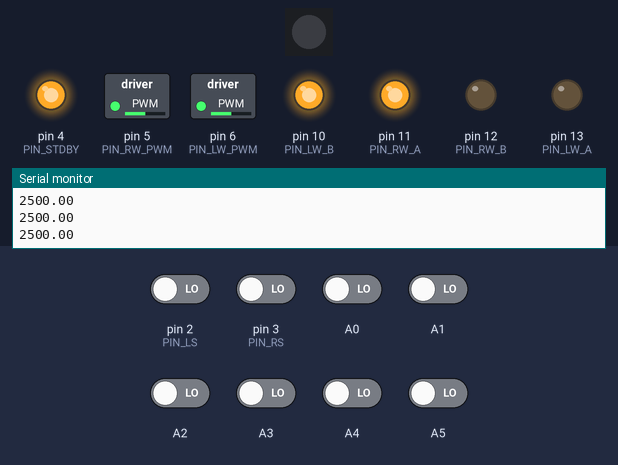
The sketch below on a simulated Arduino Uno, built with avr-gcc and run on an emulated ATmega328P. On the bench: 1 RGB LEDs in strip order, left to right, switched loads named in the sketch (green lamp = pin HIGH), output pins drawn as LEDs (lit = HIGH), the last lines printed to the serial monitor. The test bench sets the inputs (shaded band); at power-on: A0–5, pin 2 (PIN_LS), pin 3 (PIN_RS) LOW.

Above: at 11.2 s.
11.3 s: A0 driven HIGH
At 11.6 s:
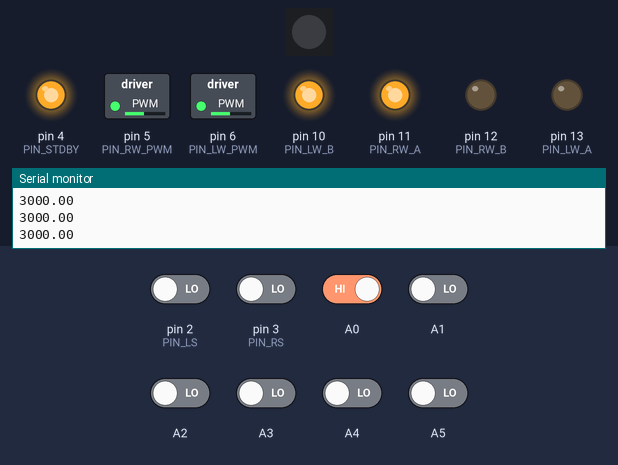
12.8 s: A2 driven HIGH
At 14.0 s:
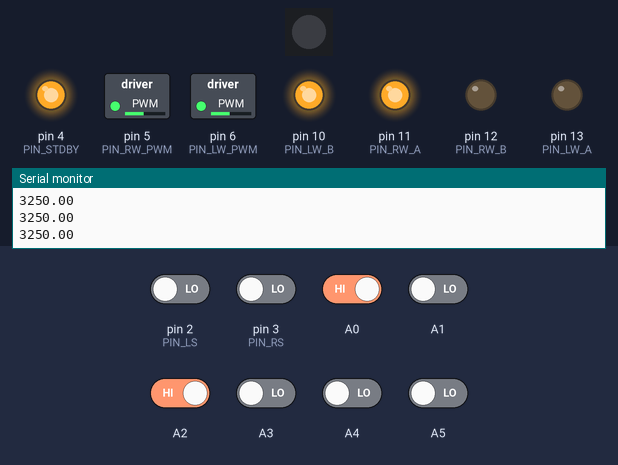
14.3 s: A1 driven HIGH
At 15.2 s:
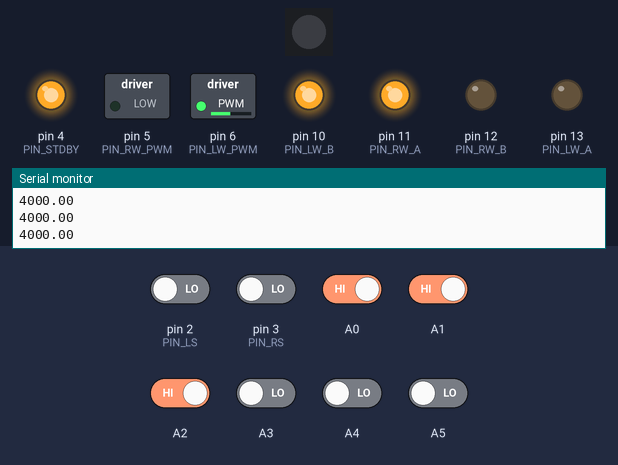
15.8 s: A5 driven HIGH
At 16.3 s:
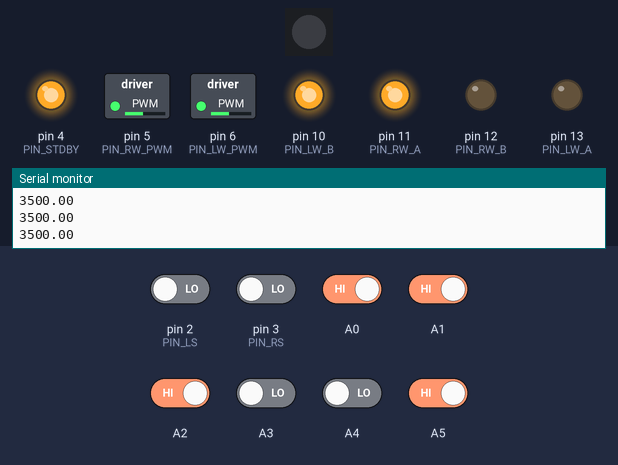
17.3 s: A0 driven LOW
At 18.5 s:
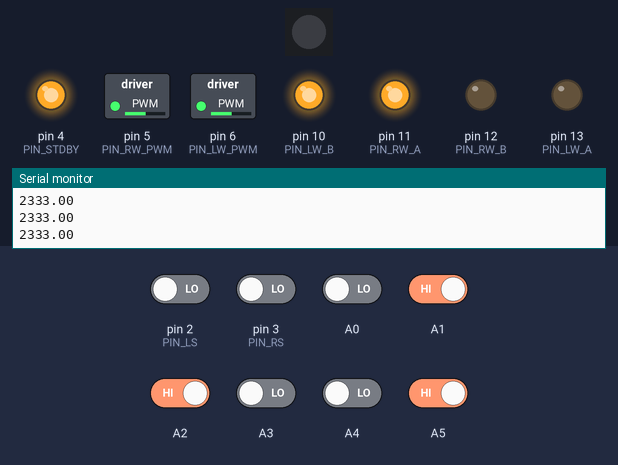
18.8 s: A3 driven HIGH
At 19.8 s:
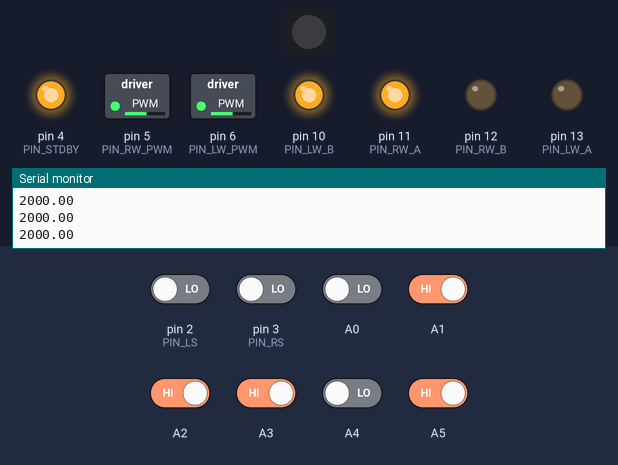
Timing chart, 0 to 21.3 s (numbered marks = the images above; inputs shaded):
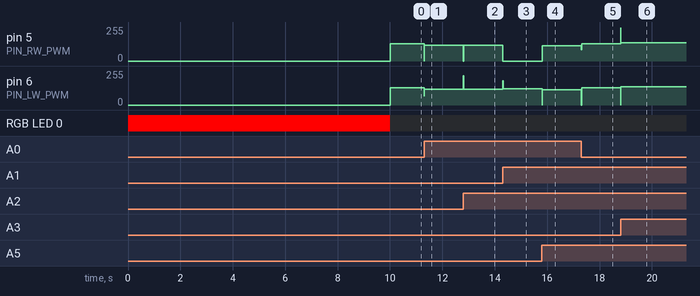

The sketch:

racerV2.ino
```cpp
// (licence header left out)
// debug
// #define DEBUG_SENSORS
#define CALIBRATE
// serial debug
#define DEBUG

#define LINE_WHITE

#include "DebugUtils.h"
#include <Adafruit_NeoPixel.h>
#include <QTRSensors.h>

// General definitions
#define LW 0 // left wheel
#define RW 1 // right wheel

// Driver standby pin
#define PIN_STDBY 4
// Wheel pins
// Left wheel (LW)
#define PIN_LW_PWM 6
#define PIN_LW_A 13
#define PIN_LW_B 10

// Right wheel (RW)
#define PIN_RW_PWM 5
#define PIN_RW_A 11
#define PIN_RW_B 12

// Right sensor
#define PIN_RS 3
#define PIN_LS 2

#define LED_PIN 9
#define BUTTON_PIN 7

#define TIMEOUT 2500

// speed
#define VEL_MIN 0
#define VEL_MAX 255
#define VEL_CURVA 210
#define MIN_ERR_THR 330


int r_sensor = 0;
int l_sensor = 0;
int st_sensor = 0;

float KP = 0.3; // 0.3
float KI = 0.0;
float KD = 10;

float prop_err, int_err, der_err, last_err;
float pid_out;

bool stdby_state = 0;

uint8_t lw_speed;
uint8_t rw_speed;

int th = 800;
float sum1 = 0;
float sum = 0;
float err = 0;
int s_min = TIMEOUT;
int s_max = 0;
float pos = 0;

int counter = 0;

uint16_t sensorSide[2];
uint16_t sensorLine[6];

Adafruit_NeoPixel pixel = Adafruit_NeoPixel(1,LED_PIN,NEO_GRB+NEO_KHZ800);
QTRSensors qtr_line, qtr_side;

uint32_t BLACK = pixel.Color(0,0,0);
uint32_t RED = pixel.Color(255,0,0); // rojo
uint32_t MAGENTA = pixel.Color(255,0,255); // magenta


//-------------------------------
// Setup functions
//-------------------------------
void setupWheels() {
  pinMode(PIN_STDBY, OUTPUT);

  // configure left wheel
  pinMode(PIN_LW_PWM, OUTPUT);
  pinMode(PIN_LW_A, OUTPUT);
  pinMode(PIN_LW_B, OUTPUT);

  // configure right wheel
  pinMode(PIN_RW_PWM, OUTPUT);
  pinMode(PIN_RW_A, OUTPUT);
  pinMode(PIN_RW_B, OUTPUT);

  STDBY_ON();
  onWheels();
}

void setupHW(){
  pinMode(BUTTON_PIN, INPUT_PULLUP);
}

void setupLeds(){
  pixel.begin();
}

void setupSensors() {
  qtr_side.setTypeRC();
  qtr_side.setSensorPins((const uint8_t[]){2,3}, 2);
  qtr_line.setTypeRC();
  qtr_line.setSensorPins((const uint8_t[]){A0,A1,A2,A3,A4,A5}, 6);

#ifdef CALIBRATE
  pixel.setPixelColor(0,RED);
  pixel.show();
  Serial.println("Calibrando...");
  for (int i = 0; i < 200; i++)  // make the calibration take about 10 seconds
  {
    qtr_line.calibrate();
    qtr_side.calibrate();
  }
  pixel.setPixelColor(0,BLACK);
  pixel.show();
#endif
}

void setup() {

  Serial.begin(115200); // for BT communication and debug

  setupWheels();
  setupLeds();
  setupHW();
  setupSensors();
}

void loop() {
  //testBlink();
/*
  testWheel(LW);
  delay(1000);
  testWheel(RW);
  delay(1000);
  //testBrake();
*/

  onWheels();
  lineFollowing();

}

//-------------------------------
// Line following functions
//-------------------------------

void lineFollowing() {
  // Step 1: Read Raw Sensors
  readRawSensors();
  // Step 2: Compute error
  computeError();
  // Step 3: Compute PID correction
  computePID();
  // Step 4: Map error correction to motor speeds
  computeMotorSpeeds();
  // Step 5: Apply speeds
  setMotorSpeeds();
}

void readRawSensors() {
#ifdef DEBUG_SENSORS
  qtr_line.readCalibrated(sensorLine);
  qtr_side.readCalibrated(sensorSide);
  for (uint8_t i = 0; i < 6; i++) {
    Serial.print(sensorLine[i]);
    Serial.print('\t');
  }
  for (uint8_t i = 0; i < 2; i++) {
      Serial.print(sensorSide[i]);
      Serial.print('\t');
  }
  Serial.println();

  #ifdef LINE_WHITE
    pos = qtr_line.readLineWhite(sensorLine);
  #else
    pos = qtr_line.readLineBlack(sensorLine);
  #endif

  //DEBUG_PRINTLN(pos);
  l_sensor = sensorSide[0];
  r_sensor = sensorSide[1];

#else
  qtr_line.readCalibrated(sensorLine);
  qtr_side.readCalibrated(sensorSide);
  #ifdef LINE_WHITE
    pos = qtr_line.readLineWhite(sensorLine);
  #else
    pos = qtr_line.readLineBlack(sensorLine);
  #endif

  l_sensor = sensorSide[0];
  r_sensor = sensorSide[1];
  DEBUG_PRINTLN(pos);
  //position = map(position, 0, 5000, -255, 255);
  //delay(500);
#endif

}

void computeError() {
  prop_err = pos - TIMEOUT;
  der_err = prop_err - last_err;
  int_err += prop_err;

  last_err = prop_err;
  sum1 = 0;
  sum = 0;

}

void computePID() {
  pid_out = prop_err * KP + int_err * KI + der_err * KD;

  //DEBUG_PRINTLN(pid_out);

}

void computeMotorSpeeds() {

  if ( pid_out > MIN_ERR_THR ) {
    lw_speed = map(pid_out, -2500, 2500, VEL_MIN, VEL_CURVA);
    rw_speed = VEL_MIN; //TODO: apagar motor
    //handBreakRight(); // creo que esto hace que se muera el robot cuando salga de la línea
  }
  else if ( pid_out < -MIN_ERR_THR ) {
    lw_speed = VEL_MIN;
    rw_speed = map(pid_out, -2500, 2500, VEL_CURVA, VEL_MIN);
    //handBreakLeft();
  }
  else {
    //onWheels();
    // TODO: arreglar este mapeo:
    lw_speed = map(pid_out, -2500, 2500, VEL_MAX, VEL_MIN);
    rw_speed = map(pid_out, -2500, 2500, VEL_MAX, VEL_MIN);
  }

  //DEBUG_PRINTLN("LW: " + String(lw_speed) + "\tRW: " + String(rw_speed));
}

void setMotorSpeeds() {
  analogWrite(PIN_LW_PWM, lw_speed);
  analogWrite(PIN_RW_PWM, rw_speed);

}

void handBreakLeft(){
  digitalWrite(PIN_LW_A,HIGH);
  digitalWrite(PIN_LW_B,HIGH);
}

void handBreakRight(){
  digitalWrite(PIN_RW_A,HIGH);
  digitalWrite(PIN_RW_B,HIGH);
}

void handBreak(){
  digitalWrite(PIN_LW_A,HIGH);
  digitalWrite(PIN_LW_B,HIGH);
  digitalWrite(PIN_RW_A,HIGH);
  digitalWrite(PIN_RW_B,HIGH);

}

void onWheels(){
  // this depends on motor connections to driver
  digitalWrite(PIN_LW_A, LOW);
  digitalWrite(PIN_LW_B, HIGH);

  digitalWrite(PIN_RW_A, HIGH);
  digitalWrite(PIN_RW_B, LOW);
}

void STDBY_ON() {
  if (stdby_state == 0) {
    digitalWrite(PIN_STDBY, HIGH);
  }
}


//-------------------------------
// Test functions
//-------------------------------
void testBlink() {
  /*
    uint32_t color = pixel.Color(255,0,255); // magenta
    pixel.setPixelColor(0,color);
    pixel.show();
  */
    PlasmaPulse(30);

}

void testWheel(int wheel) {

  if (wheel == RW) {
    for (int i = 0; i < 255; i += 5) {
      analogWrite(PIN_RW_PWM, i);
      Serial.println("Testing " + String(wheel == LW ? "left " : "right") + " wheel, power = " + String(i));
      delay(100);
    }
  }
  else if (wheel == LW) {
    for (int i = 0; i < 255; i += 5) {
      analogWrite(PIN_LW_PWM, i);
      Serial.println("Testing " + String(wheel == LW ? "left " : "right") + " wheel, power = " + String(i));
      delay(100);
    }
  }
  handBreak();
}

void testBrake(){

  digitalWrite(PIN_RW_A,HIGH);
  digitalWrite(PIN_RW_B,LOW);
  digitalWrite(PIN_LW_A,HIGH);
  digitalWrite(PIN_LW_B,LOW);
  analogWrite(PIN_RW_PWM,100);
  analogWrite(PIN_LW_PWM,100);

  delay(2000);
  handBreak();

  delay(1000);
}

void PlasmaPulse(uint8_t wait) {
  uint16_t i, j;
  uint8_t brightness = 10;

  for(i=0; i<pixel.numPixels(); i++) {
    pixel.setPixelColor(i, pixel.Color(255, 255, 255));
  }
  pixel.show();
  delay(wait);
  //Adjust 60 and 90 to the starting and ending colors you want to fade between.
  for(j=170; j>=135; --j) {
    for(i=0; i<pixel.numPixels(); i++) {
      pixel.setPixelColor(i, Wheel((i+j) & 255));
    }
    pixel.show();
    brightness -= 6;
    pixel.setBrightness(brightness);
    delay(wait);
  }

  for(j=135; j<1170; j++) {
    for(i=0; i<pixel.numPixels(); i++) {
      pixel.setPixelColor(i, Wheel((i+j) & 255));
    }
    pixel.show();
    brightness += 6;
    pixel.setBrightness(brightness);
    delay(wait);
  }

  for(i=0; i<pixel.numPixels(); i++) {
    pixel.setPixelColor(i, pixel.Color(255, 255, 255));
  }
  pixel.show();
  delay(wait);

}

// Input a value 0 to 255 to get a color value.
// The colours are a transition r - g - b - back to r.
uint32_t Wheel(byte WheelPos) {
  if(WheelPos < 85) {
   return pixel.Color(WheelPos * 3, 255 - WheelPos * 3, 0);
  } else if(WheelPos < 170) {
   WheelPos -= 85;
   return pixel.Color(255 - WheelPos * 3, 0, WheelPos * 3);
  } else {
   WheelPos -= 170;
   return pixel.Color(0, WheelPos * 3, 255 - WheelPos * 3);
  }
}
```

DebugUtils.h
```cpp
/*
DebugUtils.h - Simple debugging utilities.
*/

#ifndef DEBUGUTILS_H
#define DEBUGUTILS_H

#ifdef DEBUG
  #define DEBUG_PRINT(...) Serial.print(__VA_ARGS__)
  #define DEBUG_PRINTLN(...) Serial.println(__VA_ARGS__)
#else
  #define DEBUG_PRINT(...)
  #define DEBUG_PRINTLN(...)
#endif

#endif
```

Measured:
- after the input at 11.3 s, pin 5 (PIN_RW_PWM), pin 6 (PIN_LW_PWM): 128/255 → 120/255 at once
- after the input at 12.8 s, pin 5 (PIN_RW_PWM), pin 6 (PIN_LW_PWM): 120/255 → 117/255 at once
- after the input at 14.3 s, pin 5 (PIN_RW_PWM): 117/255 → 0/255 at once; pin 6 (PIN_LW_PWM): 117/255 → 123/255 at once
- after the input at 15.8 s, pin 5 (PIN_RW_PWM): 0/255 → 113/255 at once; pin 6 (PIN_LW_PWM): 123/255 → 113/255 at once
- after the input at 17.3 s, pin 5 (PIN_RW_PWM), pin 6 (PIN_LW_PWM): 113/255 → 131/255 at once
- after the input at 18.8 s, pin 5 (PIN_RW_PWM), pin 6 (PIN_LW_PWM): 131/255 → 136/255 at once
